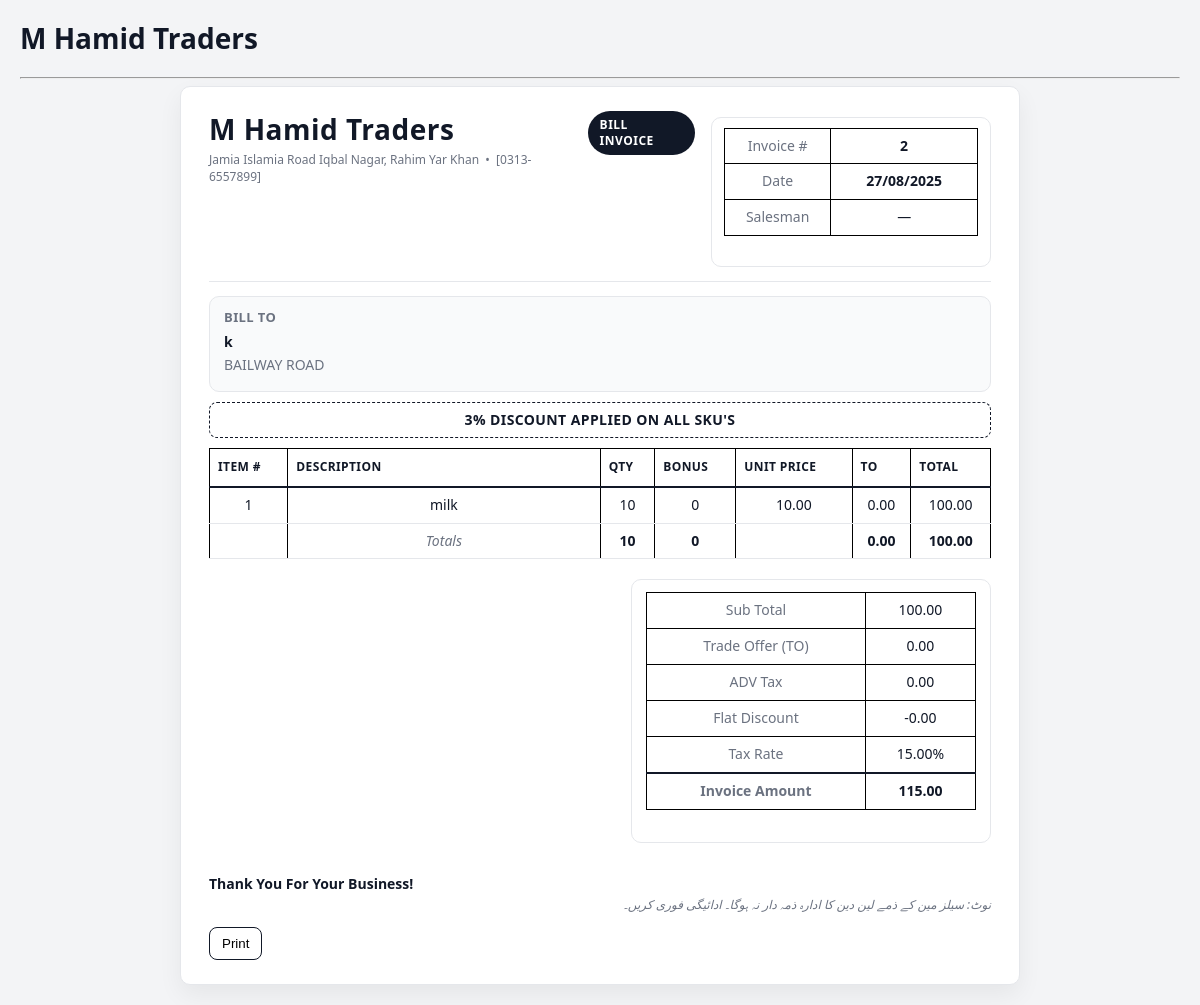
/invoice/2, run on the app's committed database.
### app/models.py (models this page shows)
class Invoice(Base):
    __tablename__ = "invoices"
    id = Column(Integer, primary_key=True, index=True)
    customer_name = Column(String, nullable=False)
    address = Column(String, nullable=True)
    date = Column(DateTime, default=datetime.utcnow)
    total_amount = Column(Float, nullable=False)   # subtotal before tax/discount
    tax_rate = Column(Float, default=15.0)         # percentage
    adv_tax = Column(Float, default=0.0)
    discount = Column(Float, default=0.0)
    net_amount = Column(Float, nullable=False)     # final after tax/discount
    items = relationship(
        "InvoiceItem",
        back_populates="invoice",
        cascade="all, delete-orphan",
        lazy="selectin",
    )

class InvoiceItem(Base):
    __tablename__ = "invoice_items"
    id = Column(Integer, primary_key=True, index=True)
    invoice_id = Column(Integer, ForeignKey("invoices.id", ondelete="CASCADE"))
    description = Column(String, nullable=False)
    quantity = Column(Integer, nullable=False)
    unit_price = Column(Float, nullable=False)
    total_price = Column(Float, nullable=False)
    invoice = relationship("Invoice", back_populates="items")

### app/routes.py (the view)
@router.get("/invoice/{invoice_id}", response_class=HTMLResponse)
def view_invoice(invoice_id: int, request: Request, db: Session = Depends(database.get_db)):
    invoice = crud.get_invoice(db, invoice_id)
    if not invoice:
        raise HTTPException(status_code=404, detail="Invoice not found")
    return templates.TemplateResponse("invoice_print.html", {"request": request, "invoice": invoice})

### app/templates/invoice_print.html (shortened to what this page needs)
{% extends "base.html" %}
{% block content %}
<div class="invoice-box">
  <div class="header">
    <div class="brand">
      <h1>{{ invoice.seller_name or 'M Hamid Traders' }}</h1>
      <div class="sub">
        {{ invoice.seller_address or 'Jamia Islamia Road Iqbal Nagar, Rahim Yar Khan' }} &nbsp;•&nbsp;
        {{ invoice.seller_phone or '[0313-6557899]' }}
      </div>
    </div>
    <div class="badge">BILL INVOICE</div>
    <div class="meta">
      <table>
        <tr><td>Invoice #</td><td><strong>{{ invoice.id }}</strong></td></tr>
        <tr><td>Date</td><td><strong>
          {% if invoice.date and invoice.date.strftime is defined %}
            {{ invoice.date.strftime('%d/%m/%Y') }}
          {% else %}
            {{ invoice.date }}
          {% endif %}
        </strong></td></tr>
        <tr><td>Salesman</td><td>{{ invoice.salesman or '—' }}</td></tr>
      </table>
    </div>
  </div>
  <hr class="rule">
  <div class="panels">
    <div class="panel">
      <h3>Bill To</h3>
      <p><strong>{{ invoice.customer_name or 'FAMILY MART' }}</strong></p>
      <p class="muted">{{ invoice.address or '' }}</p>
    </div>
  </div>
  <div class="ribbon">3% DISCOUNT APPLIED ON ALL SKU'S</div>
  <table class="grid">
    <thead>
      <tr>
        <th>Item #</th>
        <th class="desc">Description</th>
        <th class="num">Qty</th>
        <th class="num">Bonus</th>
        <th class="num">Unit Price</th>
        <th class="num">TO</th>
        <th class="num">Total</th>
      </tr>
    </thead>
    <tbody>
      {% set ns = namespace(qty=0, bonus=0, to_sum=0.0, sub=0.0) %}
      {% for item in invoice.items %}
        {% set qty  = item.quantity   or 0 %}
        {% set bonus = item.bonus or item.foc or 0 %}
        {% set unit = item.unit_price or 0.0 %}
        {% set to   = item.trade_offer or 0.0 %}
        {% set line_total = (qty * unit) - to %}
        {% set ns.qty   = ns.qty   + qty %}
        {% set ns.bonus = ns.bonus + bonus %}
        {% set ns.to_sum = ns.to_sum + to %}
        {% set ns.sub   = ns.sub   + line_total %}
        <tr>
          <td>{{ loop.index }}</td>
          <td class="desc">{{ item.description }}</td>
          <td class="num">{{ qty }}</td>
          <td class="num">{{ bonus }}</td>
          <td class="num">{{ '%.2f' % unit }}</td>
          <td class="num">{{ '%.2f' % to }}</td>
          <td class="num">{{ '%.2f' % line_total }}</td>
        </tr>
      {% endfor %}
      <tr>
        <td></td>
        <td class="muted"><em>Totals</em></td>
        <td class="num"><strong>{{ ns.qty }}</strong></td>
        <td class="num"><strong>{{ ns.bonus }}</strong></td>
        <td></td>
        <td class="num"><strong>{{ '%.2f' % ns.to_sum }}</strong></td>
        <td class="num"><strong>{{ '%.2f' % ns.sub }}</strong></td>
      </tr>
    </tbody>
  </table>
  {% set adv_tax = invoice.adv_tax or 0.0 %}
  {% set flat_discount = invoice.discount or 0.0 %}
  {% set tax_rate = invoice.tax_rate or 0.0 %}
  {% set tax_amount = (ns.sub * tax_rate/100.0) %}
  {% set grand = ns.sub + tax_amount + adv_tax - flat_discount %}
  <div class="totals">
    <div class="box">
      <table>
        <tr><td>Sub Total</td><td class="num">{{ '%.2f' % ns.sub }}</td></tr>
        <tr><td>Trade Offer (TO)</td><td class="num">{{ '%.2f' % ns.to_sum }}</td></tr>
        <tr><td>ADV Tax</td><td class="num">{{ '%.2f' % adv_tax }}</td></tr>
        <tr><td>Flat Discount</td><td class="num">-{{ '%.2f' % flat_discount }}</td></tr>
        <tr><td>Tax Rate</td><td class="num">{{ '%.2f' % tax_rate }}%</td></tr>
        <tr class="grand"><td>Invoice Amount</td><td class="num">{{ '%.2f' % grand }}</td></tr>
      </table>
    </div>
  </div>
  <div class="footer">
    <div class="thanks">Thank You For Your Business!</div>
    <div class="note">نوٹ: سیلز مین کے ذمے لین دین کا ادارہ ذمہ دار نہ ہوگا۔ ادائیگی فوری کریں۔</div>
  </div>
  <div class="actions no-print">
    <button class="btn" onclick="window.print()">Print</button>
  </div>
</div>
{% endblock %}

### app/static/style.css (style rules this page uses)
body { font-family: 'Arial', sans-serif; margin: 20px; background: #f9f9f9; }
.invoice-box { background: white; padding: 20px; border: 2px solid black; max-width: 900px; margin: auto; box-shadow: 0 0 10px rgba(0,0,0,0.15); }
.invoice-box table { width: 100%; border-collapse: collapse; margin-bottom: 20px; }
.invoice-box table th, .invoice-box table td { padding: 8px; border: 1px solid black; text-align: center; }
.totals { text-align: right; margin-top: 20px; font-size: 14px; }
.note { margin-top: 40px; font-size: 14px; font-style: italic; }

### app/templates/invoice_print.html (style rules this page uses)
:root { --ink:#111827; --muted:#6B7280; --line:#E5E7EB; --accent:#111827; --badge:#111827; --badge-text:#ffffff; --soft:#F9FAFB; }
* { box-sizing: border-box; }
body { background:#f3f4f6; color:var(--ink); font:14px/1.35 "Segoe UI", Roboto, "Helvetica Neue", Arial, "Noto Naskh Arabic UI", sans-serif; }
.invoice-box { background:#fff; margin:auto; max-width:840px; padding:24px 28px; border:1px solid var(--line); border-radius:10px; box-shadow:0 10px 25px rgba(0,0,0,.06); }
.header { display:flex; align-items:flex-start; justify-content:space-between; gap:16px; margin-bottom:8px; }
.brand h1 { margin:0; font-size:28px; letter-spacing:.5px; }
.brand .sub { margin:4px 0 0; color:var(--muted); font-size:12px; }
.badge { align-self:flex-start; background:var(--badge); color:var(--badge-text); padding:6px 12px; border-radius:999px; font-weight:700; letter-spacing:.5px; font-size:12px; }
.meta { margin-top:6px; border:1px solid var(--line); border-radius:10px; padding:10px 12px; min-width:280px; }
.meta table { width:100%; border-collapse:collapse; }
.meta td { padding:4px 0; vertical-align:top; }
.meta td:first-child { color:var(--muted); width:42%; }
hr.rule { border:none; border-top:1px solid var(--line); margin:14px 0; }
.panels { display:flex; gap:14px; margin-bottom:10px; }
.panel { flex:1; border:1px solid var(--line); border-radius:10px; padding:12px 14px; background:var(--soft); }
.panel h3 { margin:0 0 6px; font-size:13px; letter-spacing:.4px; color:var(--muted); text-transform:uppercase; }
.panel p { margin:4px 0; }
.ribbon { margin:6px 0 10px; padding:8px 12px; border:1px dashed var(--ink); border-radius:8px; font-weight:700; text-align:center; letter-spacing:.4px; }
table.grid { width:100%; border-collapse:collapse; }
.grid thead th { font-size:12px; text-transform:uppercase; letter-spacing:.4px; padding:10px 8px; border-bottom:2px solid var(--ink); text-align:left; white-space:nowrap; }
.grid tbody td { padding:8px 8px; border-bottom:1px solid var(--line); vertical-align:top; }
.num { text-align:right; font-variant-numeric: tabular-nums; }
.muted { color:var(--muted); }
.desc { width:40%; }
.totals { margin-top:12px; display:flex; justify-content:flex-end; }
.totals .box { width:360px; border:1px solid var(--line); border-radius:10px; padding:12px 14px; }
.totals table { width:100%; border-collapse:collapse; }
.totals td { padding:6px 0; }
.totals td:first-child { color:var(--muted); }
.grand { border-top:2px solid var(--ink); font-weight:800; }
.footer { margin-top:14px; display:flex; justify-content:space-between; align-items:center; gap:12px; }
.thanks { font-weight:700; }
.note { color:var(--muted); font-size:12px; }
.actions { margin-top:14px; display:flex; gap:8px; }
.btn { border:1px solid var(--ink); background:#fff; padding:8px 12px; border-radius:8px; cursor:pointer; }

### data on the page
Invoice: id "2", date "27/08/2025", customer_name "k", address "BAILWAY ROAD", tax_rate "15.00"
InvoiceItem: description "milk", quantity "10", bonus "0", unit_price "10.00", to "0.00", total_price "100.00"

### other printed values
{{ invoice.seller_name or 'M Hamid Traders' }} "M Hamid Traders"
{{ invoice.seller_phone or '[0313-6557899]' }} "[0313-6557899]"
{{ invoice.salesman or '—' }} "—"
{{ ns.qty }} "10"
{{ ns.bonus }} "0"
{{ '%.2f' % ns.to_sum }} "0.00"
{{ '%.2f' % ns.sub }} "100.00"
{{ '%.2f' % adv_tax }} "0.00"
{{ '%.2f' % flat_discount }} "0.00"
{{ '%.2f' % grand }} "115.00"
